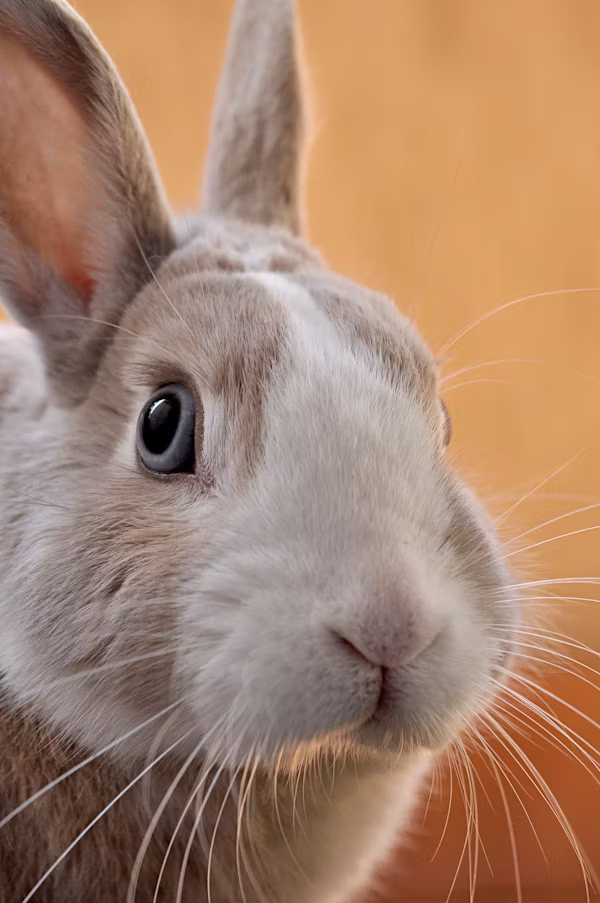
#> input picture dataset/rabbit.png, 600 x 903 px
$ python main.py dataset/rabbit.png out.png
#> lines starting #> are read from the running program, lines starting #| are printed output that depends on the picture
### src/module_1.py
import numpy as np
import os
from PIL import Image
import cv2
from matplotlib import pyplot as plt

def create_image_directory(save_path: str, subfolder: str = "images") -> str:
    """
    Create directory for saving plot images if they don't exist

    Args:
        save_path (str): path to the parent folder
        subfolder (str): subfolder name for plots

    Returns:
        str: path to the created subfolder
    """
    images_folder = os.path.join(save_path, subfolder)
    os.makedirs(images_folder, exist_ok=True)
    return images_folder

def display_image(image_path: str):
    """
    Read image, display the image and its shape

    Args:
        path (str): Path to the image
    """
    image = Image.open(image_path)

    plt.figure(figsize=[10,6])

    plt.imshow(image);

    print(f"\n Actually Numpy already splits image into three chanels (RGB) red, green and blue: \n\n {np.array(image).shape}")

    return image

def rescale_image(image, save_path: str, save_name: str) -> str:
    """
    Rescale image and separate data into 3 channels: blue, green, red.

    Args:
        image (_type_): Image from display_image
        save_path (str): Path to save images in blue, green, red
        save_name (str): Name of the images

    Returns:
        str: path to the images
    """
    # rescaling image data
    scaled_image = np.array(image) / np.array(image).max()

    # Separate data into 3 channels: blue, green, red.
    blue, green, red = np.array(scaled_image)[:,:,0], np.array(scaled_image)[:,:,1], np.array(scaled_image)[:,:,2]
    print(f"\n blue shape: {blue.shape}, green shape: {green.shape}, red shape: {red.shape}")

    # Create directory for saving images
    images_folder = create_image_directory(save_path)

    # Plot image in 3 channels: blue, green, red
    colors={'blue':blue,'green':green,'red':red}

    fig = plt.figure(figsize=(10, 7))

    for i,ii in zip(colors,range(0,len(colors),1)):

        plt.subplot(1,3,ii+1)

        plt.imshow(colors[i])

        plt.title(str(i))

    blue_green_red_images = os.path.join(images_folder, f"blue_green_red{save_name}.png")
    plt.savefig(blue_green_red_images)

    return blue_green_red_images, blue, green, red

def plot_images(blue: np.array, green: np.array, red: np.array, save_path: str, save_name: str):
    """
    Plot covariance and return indicies of blue, green, red colors in descending order

    Args:
        blue (np.array): np.array of blue from rescale_image function
        green (np.array): np.array of gree from rescale_image function
        red (np.array): np.array of red from rescale_image function
        save_path (str): path to save the covariance plot
        save_name (str): name variable of the covariance plot

    Returns:
        _type_: path to the covariance plot and the indicies of blue, green, red colors
    """
    # Obtain the covariance matrix
    red_cov_mat = np.cov(red.T)
    green_cov_mat = np.cov(green.T)
    blue_cov_mat = np.cov(blue.T)

    # Perform eigendecomposition
    red_eig_vals, red_eig_vecs = np.linalg.eig(red_cov_mat)
    green_eig_vals, green_eig_vecs = np.linalg.eig(green_cov_mat)
    blue_eig_vals, blue_eig_vecs = np.linalg.eig(blue_cov_mat)

    eig_vals={'blue_eig_vals':blue_eig_vals,'green_eig_vals':green_eig_vals,'red_eig_vals':red_eig_vals}

    # Create directory for saving images
    images_folder = create_image_directory(save_path)

    fig = plt.figure(figsize=(16,4))

    for i,ii in zip(eig_vals,range(0,len(eig_vals),1)):

        tot = sum(eig_vals[i]) # total variance

        var_exp = [(iii / tot) for iii in sorted(eig_vals[i], reverse=True) ] # Individual explained variance

        cum_var_exp = np.cumsum(var_exp) # Cumulative explained variance

        plt.subplot(1,3,ii+1)

        plt.bar(range(1,21),var_exp[:20], alpha = 0.5, label='Variance explained by individual component') # Taking 20 principal components

        plt.step(range(1,21),cum_var_exp[:20],where='mid',label='Joint explained variance')

        plt.ylabel('Explained variance')

        plt.xlabel('Sorted eigen values')

        plt.legend(loc=5,prop={'size':8})

        plt.title(str(i)[:-9])

    covariance_plot = os.path.join(images_folder, f"covariance_plot{save_name}.png")
    plt.savefig(covariance_plot)

    # Sort eigenvalues in descending order
    red_sorted_indices = np.argsort(red_eig_vals)[::-1]
    green_sorted_indices = np.argsort(green_eig_vals)[::-1]
    blue_sorted_indices = np.argsort(blue_eig_vals)[::-1]

    # Plot the images with number of components
    num_of_pc=[10, 20, 50, 100, 500, 1400, 1800]

    fig = plt.figure(figsize=(20, 20))

    for i,ii in zip(num_of_pc,range(len(num_of_pc))):

        # Select the top k eigenvectors
        k = i

        red_selected_eig_vecs = red_eig_vecs[:, red_sorted_indices[:i]]
        green_selected_eig_vecs = green_eig_vecs[:, green_sorted_indices[:i]]
        blue_selected_eig_vecs = blue_eig_vecs[:, blue_sorted_indices[:i]]

        # Project the standardized image onto the selected eigenvectors
        red_reduced_image = np.dot(red, red_selected_eig_vecs)
        green_reduced_image = np.dot(green, green_selected_eig_vecs)
        blue_reduced_image = np.dot(blue, blue_selected_eig_vecs)

        # Perform the inverse transformation
        red_reconstructed_image = np.dot(red_reduced_image, red_selected_eig_vecs.T)
        green_reconstructed_image = np.dot(green_reduced_image, green_selected_eig_vecs.T)
        blue_reconstructed_image = np.dot(blue_reduced_image, blue_selected_eig_vecs.T)

        # Combine the color channels
        reconstructed_image = np.dstack((blue_reconstructed_image, green_reconstructed_image,red_reconstructed_image))

        plt.subplot(1,len(num_of_pc),ii+1)

        # Display the reconstructed image
        plt.imshow(reconstructed_image)

        plt.title(str(i) + ' components')

    resized_pic = os.path.join(images_folder, f"resize_pic{save_name}.png")
    plt.savefig(resized_pic)

    return covariance_plot, resized_pic

### main.py
import argparse
import numpy as np
from src.module_1 import (
    create_image_directory,
    display_image,
    rescale_image,
    plot_images
)

def main():
    parser = argparse.ArgumentParser(description="Rescale image")
    parser.add_argument('image_path', type=str, help="Path to the image.")
    parser.add_argument('save_path', type=str, help="Path to save rescaled images and covariance plots.")
    parser.add_argument('--save_name', type=str, default="object", help="Base name for saved plots.")
    args = parser.parse_args()

    # Create the plot directory
    create_image_directory(args.save_path)

    # 1. Display image
    image = display_image(args.image_path)
#> in display_image, image is the input picture: PIL image 600x903 RGB; mean R, G, B 167.2, 131.7, 108.8
#|  Actually Numpy already splits image into three chanels (RGB) red, green and blue:
#|  (903, 600, 3)

    # 2. Rescale image
    blue_green_red_images, blue, green, red = rescale_image(image, args.save_path, args.save_name)
#> in rescale_image, `blue, green, red = np.array(scaled_image)[:,:,0], np.array(scaled_imag..`:
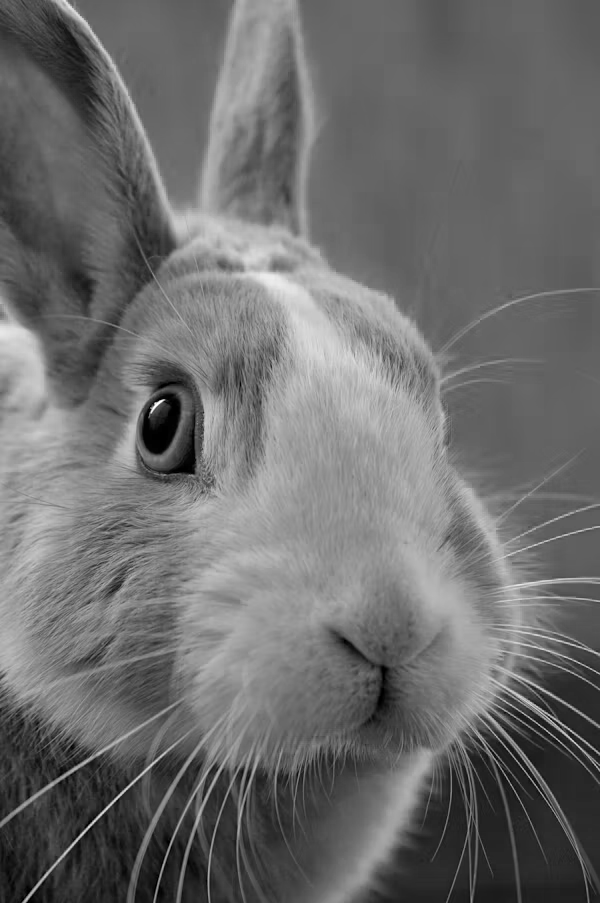
#> red: shape (903, 600) float64; min 0, max 1, mean 0.427
#|  blue shape: (903, 600), green shape: (903, 600), red shape: (903, 600)
#> the loop in rescale_image, `for i,ii in zip(colors,range(0,len(colors),1)): ` made 3 passes
#> i on passes 1 to 3: 'blue', 'green', 'red'
#> blue_green_red_images = 'out.png/images/blue_green_redobject.png'

    # 3. Plot images
    plot_images(blue, green, red, args.save_path, args.save_name)
#> in plot_images, `red_eig_vals, red_eig_vecs = np.linalg.eig(red_cov_mat)`: red_eig_vals = 600 values, max 6.28 at index 0, min 3.39e-07 at index 510, mean 0.0223
#> in plot_images, `green_eig_vals, green_eig_vecs = np.linalg.eig(green_cov_mat)`: green_eig_vals = 600 values, max 5.73 at index 0, min 2.93e-07 at index 505, mean 0.0204
#> in plot_images, `blue_eig_vals, blue_eig_vecs = np.linalg.eig(blue_cov_mat)`:
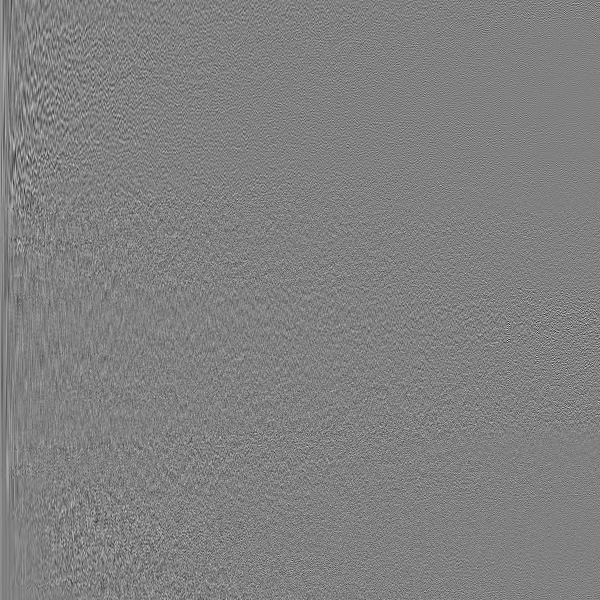
#> blue_eig_vecs: shape (600, 600) float64; min -0.319, max 0.312, mean 7.42e-05; drawn with min black and max white
#> in plot_images, `blue_eig_vals, blue_eig_vecs = np.linalg.eig(blue_cov_mat)`: blue_eig_vals = 600 values, max 6.12 at index 0, min 3.44e-07 at index 507, mean 0.0211
#> the loop in plot_images, `for i,ii in zip(eig_vals,range(0,len(eig_vals),1)): ` made 3 passes
#> (i, tot) on passes 1 to 3: ('blue_eig_vals', 12.68), ('green_eig_vals', 12.25), ('red_eig_vals', 13.36)
#> in plot_images, `plt.savefig(covariance_plot)`:
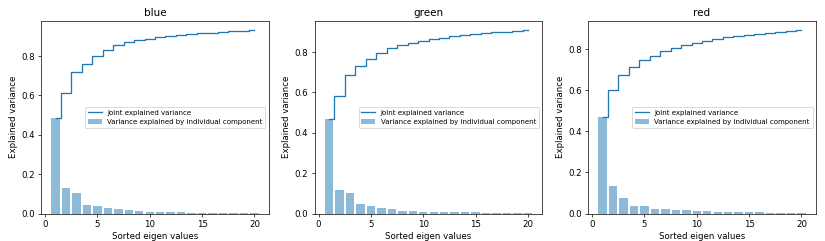
#> figure drawn by matplotlib, 3 panels; panel 1: tallest bar 0.483 high, from x = 0.6 to 1.4; panel 1: curve peaks at x = 20, y = 0.931; panel 2: tallest bar 0.468 high, from x = 0.6 to 1.4; panel 2: curve peaks at x = 20, y = 0.909
#> in plot_images, `red_sorted_indices = np.argsort(red_eig_vals)[::-1]`: red_sorted_indices = 600 values, max 599 at index 561, min 0 at index 0, mean 299.5
#> in plot_images, `green_sorted_indices = np.argsort(green_eig_vals)[::-1]`: green_sorted_indices = 600 values, max 599 at index 568, min 0 at index 0, mean 299.5
#> in plot_images, `blue_sorted_indices = np.argsort(blue_eig_vals)[::-1]`: blue_sorted_indices has the same summary as red_sorted_indices
#> after the loop in plot_images, `for i,ii in zip(num_of_pc,range(len(num_of_pc))):`:
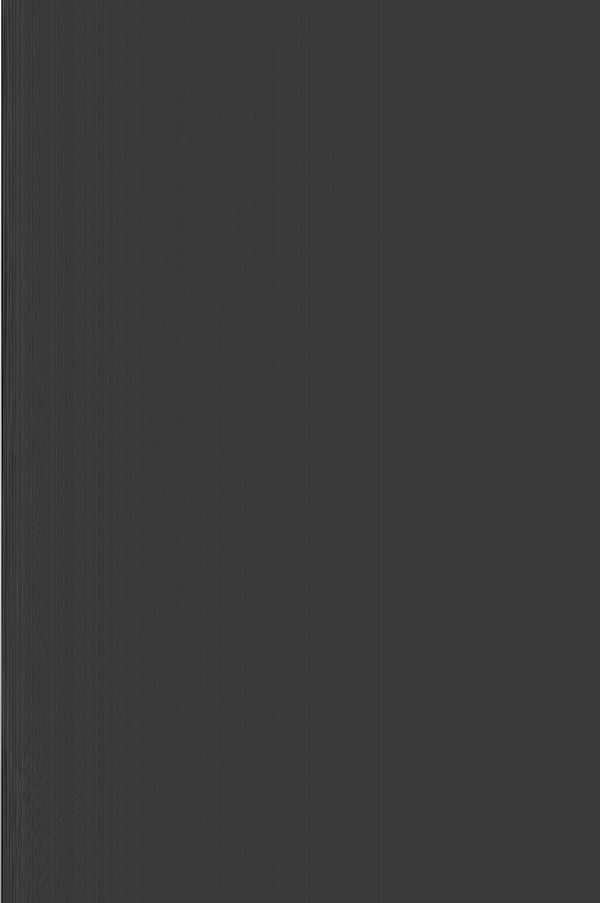
#> blue_reduced_image: shape (903, 600) float64; min -5.54, max 18.72, mean 0.0273; drawn with min black and max white
#> after the loop in plot_images, `for i,ii in zip(num_of_pc,range(len(num_of_pc))):`:
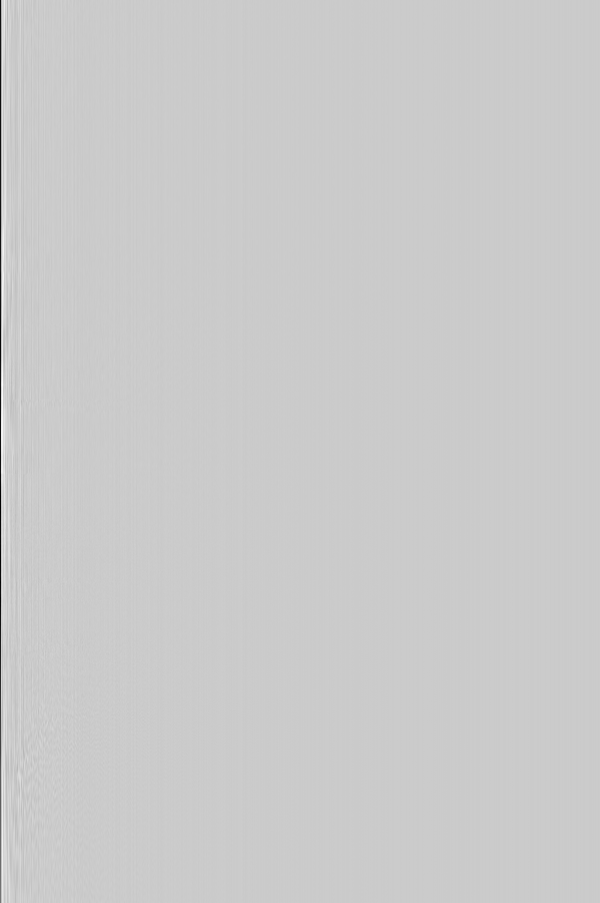
#> green_reduced_image: shape (903, 600) float64; min -14.88, max 3.81, mean -0.0125; drawn with min black and max white
#> after the loop in plot_images, `for i,ii in zip(num_of_pc,range(len(num_of_pc))):`:
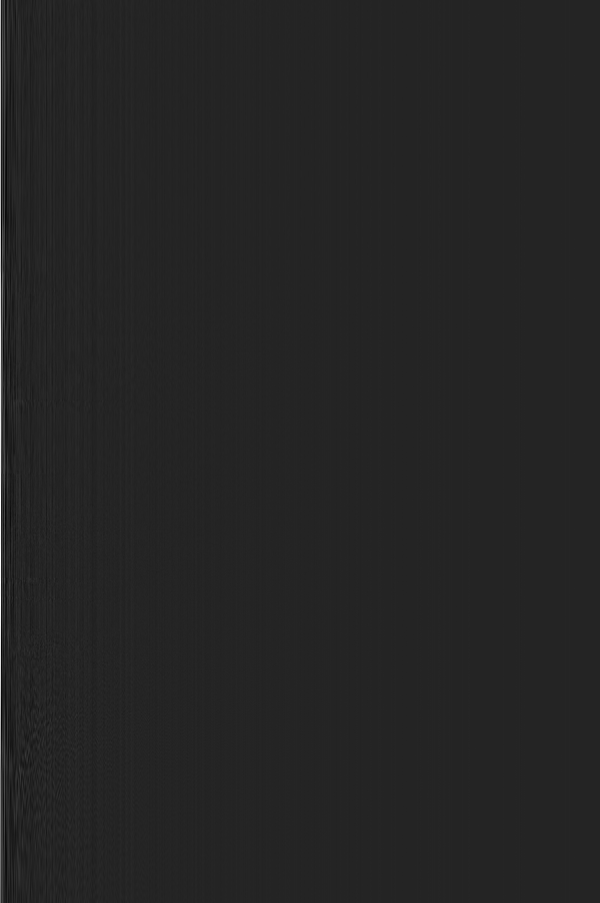
#> red_reduced_image: shape (903, 600) float64; min -2.29, max 13.62, mean 0.0189; drawn with min black and max white
#> in plot_images, `plt.savefig(resized_pic)`:
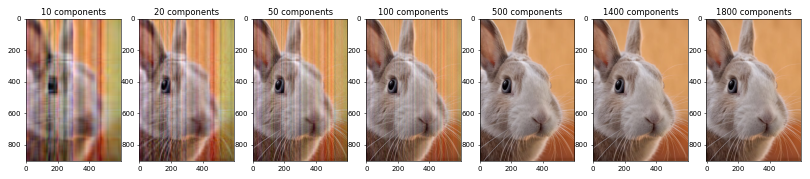
#> figure drawn by matplotlib, 7 panels


if __name__ == '__main__':
    main()
